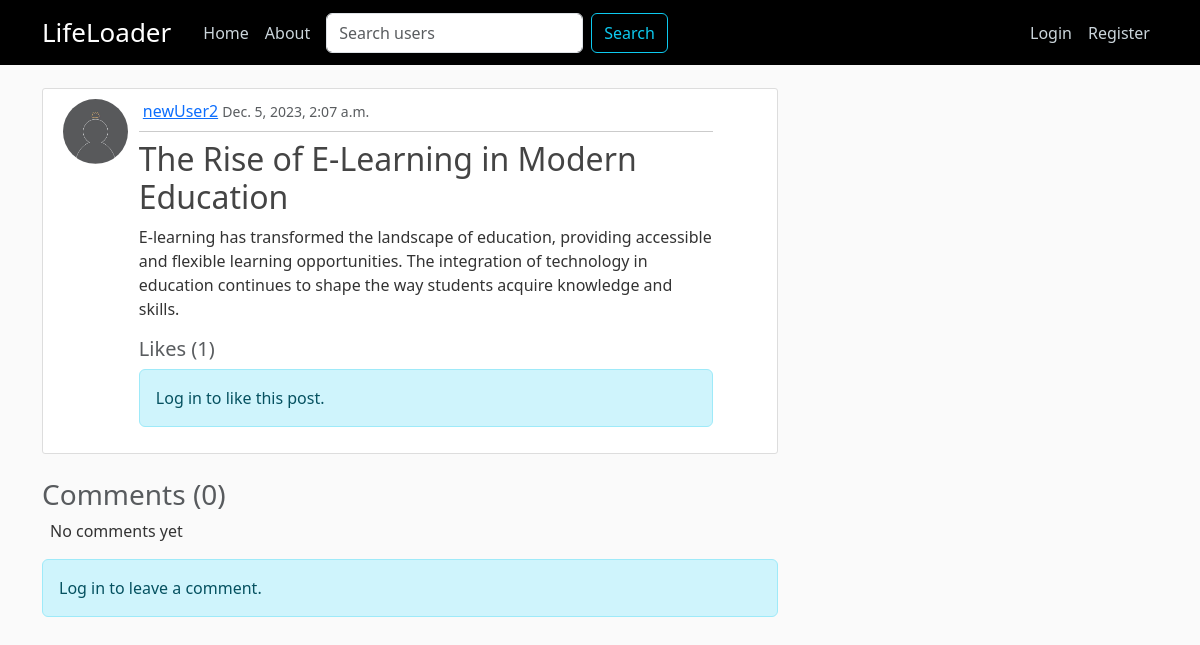
Page /post/40/ on the committed database.
### social_net/models.py (models this page shows, shortened)
class Post(models.Model):
    author = models.ForeignKey(User, on_delete=models.CASCADE)
    title = models.CharField(max_length=150)
    content = models.TextField()
    date_created = models.DateTimeField(default=timezone.now)
    likes = models.ManyToManyField(
        User, related_name='post_likes', through='Like')
    comments = models.ManyToManyField(
        User, related_name='post_comments', through='Comment')

### users/models.py (models this page shows, shortened)
class Profile(models.Model):
    user = models.OneToOneField(User, on_delete=models.CASCADE)
    bio = models.TextField(null=True)
    profile_pic = models.ImageField(
        default='default.jpg', upload_to='profile_pics')

### social_net/views.py (the view)
# urls.py: path('post/<int:pk>/', views.PostDetailView.as_view(),
class PostDetailView(DetailView):
    model = Post
    context_object_name = 'post'
    def get_context_data(self, **kwargs):
        context = super().get_context_data(**kwargs)
        post = self.get_object()
        comments = Comment.objects.filter(post=post)
        context['comments'] = comments
        context['comment_form'] = CommentForm()
        return context
    def post(self, request, *args, **kwargs):
        self.object = self.get_object()
        form = CommentForm(request.POST)
        if form.is_valid():
            comment = form.save(commit=False)
            comment.user = self.request.user
            comment.post = self.object
            comment.save()
        return self.render_to_response(self.get_context_data())

### social_net/forms.py
class CommentForm(forms.ModelForm):
    class Meta:
        model = Comment
        fields = ['content']
        widgets = {
            'content': forms.Textarea(attrs={'rows': 3, 'cols': 40}),
        }

### social_net/templates/social_net/post_detail.html (shortened to what this page needs)
{% extends "social_net/base_temp.html" %}
{% load crispy_forms_tags %}
{% load static %}
{% block content %}
    <article class="media content-section">
        <div class="row">
            <div class="col-md-1">
                <img class="rounded-circle article-img" src="{{ post.author.profile.profile_pic.url }}" alt="post's author profile picture">
            </div>
            <div class="col-md-10 ms-3">
                <div class="media-body">
                    <div class="d-flex justify-content-between align-items-center">
                        <div>
                            <a class="ms-1" href="{% url 'LifeLoader-view_profile' post.author %}">{{ post.author }}</a>
                            <small class="text-muted">{{ post.date_created }}</small>
                        </div>
                    </div>
                    <hr class="my-2">
                    <h2 class="article-title"> {{ post.title }}</h2>
                    <p class="article-content">{{ post.content }}</p>
                        <h5 class="text-muted">
                            Likes (<span class="likes-count me-20">{{ post.likes.count }}</span>)
                        </h5>
                        {% if user.is_authenticated %}
                            {% if user in post.likes.all %}
                            <button class="like-btn hidden" data-post-id="{{ post.id }}" data-is-liked="false">Like</button>
                            <button class="unlike-btn" data-post-id="{{ post.id }}" data-is-liked="true">Unlike</button>
                            {% else %}
                            <button class="unlike-btn hidden" data-post-id="{{ post.id }}" data-is-liked="true">Unlike</button>
                            <button class="like-btn" data-post-id="{{ post.id }}" data-is-liked="false">Like</button>
                            {% endif %}
                        {% else %}
                            <p class="alert alert-info">Log in to like this post.</p>
                        {% endif %}
                </div>
            </div>
        </div>
    </article>
        <div class="comments-section mt-4" >
        <h3 class="text-muted">Comments ({{ comments.count }})</h3>
        {% if comments %}
            <div id="comments-container" data-post-id="{{ post.id }}">
            </div>
            <script type="text/javascript" src="{% static 'social_net/js/post_comments.js' %}"></script>
        {% else %}
            <p class="ms-2">No comments yet</p>
        {% endif %}
        {% if user.is_authenticated %}
            <h3 class="text-muted">Add a Comment</h3>
            <form method="post" action="{% url 'LifeLoader-post_detail' pk=post.pk %}">
                {% csrf_token %}
                {{ comment_form|crispy|safe }}
                <button type="submit" class="btn btn-primary">Post Comment</button>
            </form>
        {% else %}
            <p class="alert alert-info">Log in to leave a comment.</p>
        {% endif %}
    </div>
{% endblock content %}

### social_net/static/social_net/main.css (style rules this page uses)
body { background: #fafafa; color: #333333; margin-top: 5rem; }
h1, h2, h3, h4, h5, h6 { color: #444444; }
.content-section { background: #ffffff; padding: 10px 20px; border: 1px solid #dddddd; border-radius: 3px; margin-bottom: 20px; }
.article-title { color: #444444; text-decoration: none; }
.article-content { white-space: pre-line; }
.article-img { height: 65px; width: 65px; margin-right: 16px; }

### rows in the picture
Post: author.profile.profile_pic (placeholder picture), author "newUser2", date_created "Dec. 5, 2023, 2:07 a.m.", title "The Rise of E-Learning in Modern Education", content "E-learning has transformed the landscape of education, providing accessible and flexible learning opportunities. The integration of technology in education continues to shape the way students acquire knowledge and skills.", likes.count "1"

### other values in the picture
{{ comments.count }} "0"
